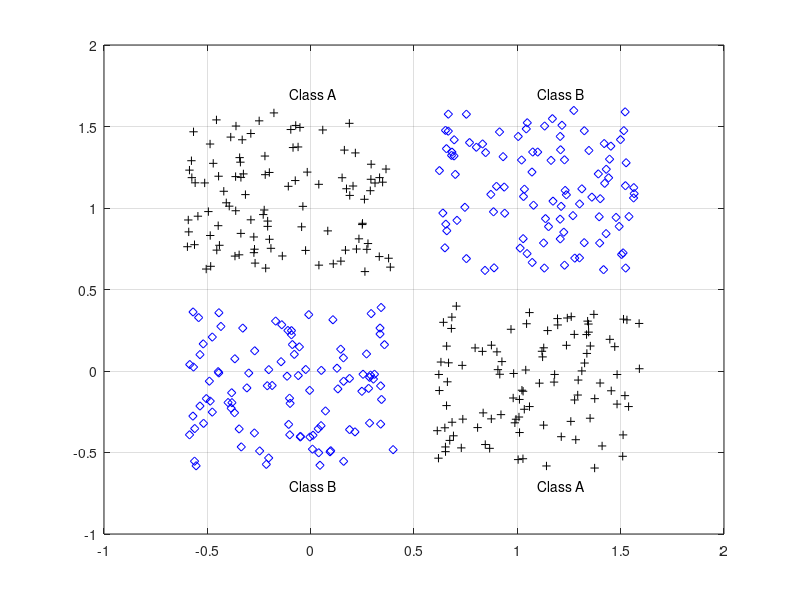

Source code (MATLAB): (Note: this script raises an error after producing the figure.)
%%%%%%%%%%%%%%%%%%%%%%%%%%%%%%%%%%%%%%%%%%%%%%%%%%%%%%%%%%%%%%%%% 
% THIS IS AN EXPERIMENT TO CREATE AND TRAIN A MULTILAYER 
% PERCEPTRON NETWORK TO ADDRESS THE XOR CLASSIFICATION PROBLEM.
% BORROWED FROM : (source) 
%%%%%%%%%%%%%%%%%%%%%%%%%%%%%%%%%%%%%%%%%%%%%%%%%%%%%%%%%%%%%%%%%

close all; 
clear all; 
clc;

%%%%% DEFINE 4 CLUSTERS OF INPUT DATA %%%%%%%
% number of samples of each class
K = 100;
% define 4 clusters of input data
q = .6; % offset of classes
A = [rand(1,K)-q; rand(1,K)+q];
B = [rand(1,K)+q; rand(1,K)+q];
C = [rand(1,K)+q; rand(1,K)-q];
D = [rand(1,K)-q; rand(1,K)-q];
% plot clusters
figure(1)
plot(A(1,:),A(2,:),'k+')
hold on
grid on
plot(B(1,:),B(2,:),'bd')
plot(C(1,:),C(2,:),'k+')
plot(D(1,:),D(2,:),'bd')
% text labels for clusters
text(.5-q,.5+2*q,'Class A')
text(.5+q,.5+2*q,'Class B')
text(.5+q,.5-2*q,'Class A')
text(.5-q,.5-2*q,'Class B')

%%%%% DEFINE OUTPUT CODING FOR THE XOR PROBLEM %%%%%%%
% encode clusters a and c as one class, and b and d as another class
a = -1; % a | b
c = -1; % -------
b = 1; % d | c
d = 1; %

%%%%% PREPARE INPUT/OUTPUT FOR NETWORK TRAINING %%%%%%%
% define inputs (combine samples from all four classes)
P = [A B C D];
% define targets
T = [repmat(a,1,length(A)) repmat(b,1,length(B)) ...
repmat(c,1,length(C)) repmat(d,1,length(D)) ];
% view inputs |outputs
%[P' T']

%%%%% CREATE AND TRAIN A MULTILAYER PERCEPTRON NETWORK %%%%%%%
% create a neural network
net = feedforwardnet([5 3]);
% train net
net.divideParam.trainRatio = 1; % training set [%]
net.divideParam.valRatio = 0; % validation set [%]
net.divideParam.testRatio = 0; % test set [%]
% train a neural network
[net,tr,Y,E] = train(net,P,T);
% show network
view(net);

%%%%%%%%% PLOT TARGET AND NETWORK RESPONSE TO COMPARE %%%%%%
figure(2);
plot(T','linewidth',2);
hold on;
plot(Y','r--');
grid on;
legend('Targets','Network response','location','best');
ylim([-1.25 1.25]);

%%%%%%%%% CLASSIFICATION RESULTS %%%%%%
% generate a grid
span = -1:.005:2;
[P1,P2] = meshgrid(span,span);
pp = [P1(:) P2(:)]';
% simulate neural network on a grid
aa = net(pp);
% translate output into [-1,1]
%aa = -1 + 2*(aa>0);
% plot classification regions
figure(1);
mesh(P1,P2,reshape(aa,length(span),length(span))-5);
colormap cool;
view(2);
